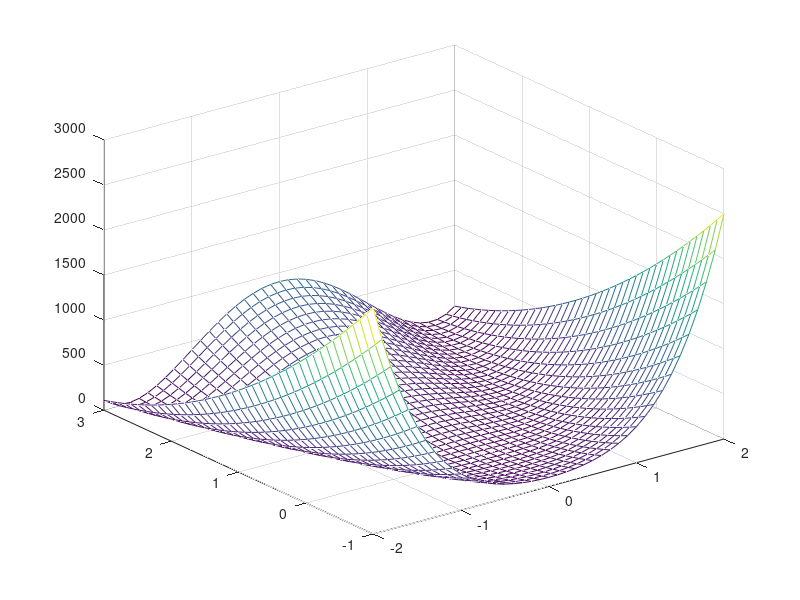
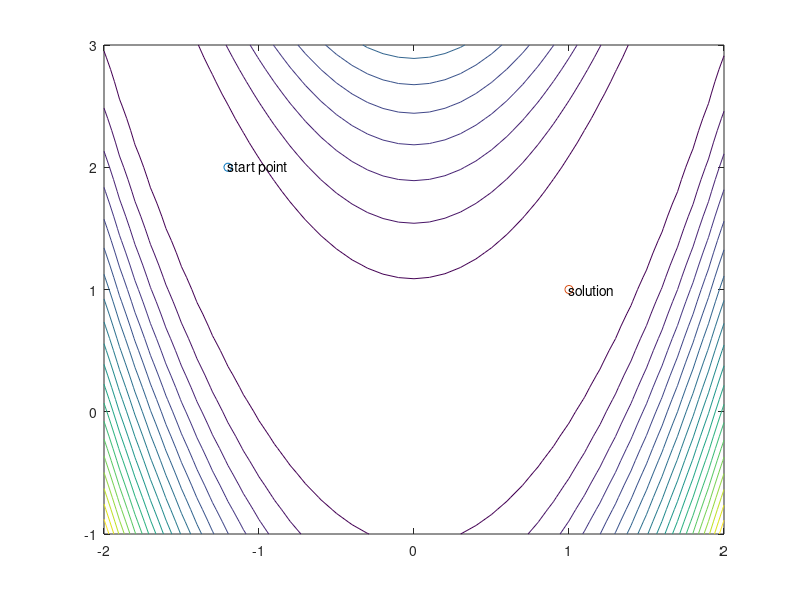

Here is the MATLAB script that generated these plots, in order:
[x,y]=meshgrid(-2:0.1:2,-1:0.1:3);
z=100*(y-x.^2).^2+(1-x).^2;
mesh(x,y,z)
figure
contour(x,y,z,20)
hold on
plot(-1.2,2,' o ');
text(-1.2,2,'start point')
plot(1,1,'o')
text(1,1,'solution')

